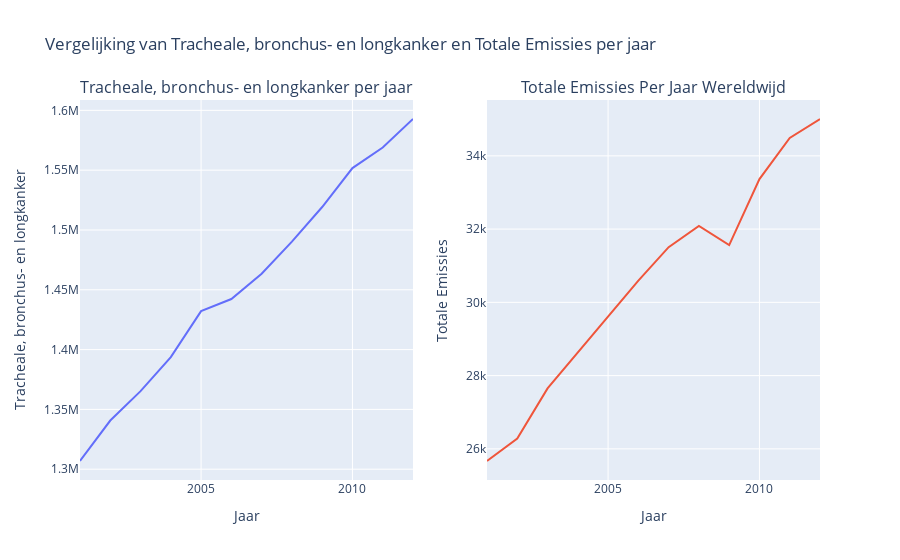

Notebook code cell kept with this figure:
### Markdown cell above
## Uitstoot en TBL-Kanker

In de periode van 2001 tot 2012 zijn de algehele emissies flink toegenomen, zoals te zien in onderstaande grafiek. Tegelijkertijd is het aantal TBL-kankerdoden in een zelfde soort stijgende lijn toegenomen. Dit zou kunnen duiden op een eventueel verband tussen uitstoot en TBL-kanker.

Wel moet genoteerd worden dat aangezien de wereld populatie toeneemt, het totale aantal emissies en TBL-kankerdoden waarschijnlijk ook zal stijgen. Daarom zal later in het datastory worden laten zien dat deze stijging ook hetzelfde is als we per capita gaan bekijken. Toch is het opvallend dat percentueel de stijging in totale aantallen ook hetzelfde lijkt. Zo zien we dat in de periode 2004-2008 er een stijging van het aantal TBL-doden was van ongeveer 115%. Voor het aantal emissies was deze stijging in dezelfde periode 114%. De stijgingen lijken dus parallel aan elkaar te lopen.

### Code cell
# importeer gecleande dataframes 
emissions_cancer_merged = pd.read_csv("csv/df/emissions_cancer_merged.csv")

# Creëer subplot 
fig = make_subplots(rows=1, cols=2, subplot_titles=('Tracheale, bronchus- en longkanker per jaar', 'Totale Emissies Per Jaar Wereldwijd'))

fig.add_trace(go.Scatter(x=emissions_cancer_merged['Year'], y=emissions_cancer_merged["Tracheal, bronchus, and lung cancer "],
                         mode='lines', name='Tracheale, bronchus- en longkanker'),
              row=1, col=1)

fig.add_trace(go.Scatter(x=emissions_cancer_merged['Year'], y=emissions_cancer_merged['Total'],
                         mode='lines', name='Totale Emissies'),
              row=1, col=2)

fig.update_layout(
    title_text='Vergelijking van Tracheale, bronchus- en longkanker en Totale Emissies per jaar',
    showlegend=False
)

fig.update_xaxes(title_text='Jaar', row=1, col=1)
fig.update_yaxes(title_text='Tracheale, bronchus- en longkanker', row=1, col=1)
fig.update_xaxes(title_text='Jaar', row=1, col=2)
fig.update_yaxes(title_text='Totale Emissies', row=1, col=2)

fig.show()

### Figure 1 — Plotly figure (JSON) as saved in the notebook; plotly's stock layout.template omitted (floating-point values rounded to 4 significant figures)
{"data": [{"mode": "lines", "name": "Tracheale, bronchus- en longkanker", "type": "scatter", "x": [2001, 2002, 2003, 2004, 2005, 2006, 2007, 2008, 2009, 2010, 2011, 2012], "xaxis": "x", "y": [1307000.0, 1341000.0, 1365000.0, 1394000.0, 1432000.0, 1442000.0, 1463000.0, 1490000.0, 1519000.0, 1552000.0, 1569000.0, 1593000.0], "yaxis": "y"}, {"mode": "lines", "name": "Totale Emissies", "type": "scatter", "x": [2001, 2002, 2003, 2004, 2005, 2006, 2007, 2008, 2009, 2010, 2011, 2012], "xaxis": "x2", "y": [25670.0, 26280.0, 27650.0, 28640.0, 29610.0, 30590.0, 31510.0, 32090.0, 31560.0, 33360.0, 34490.0, 35010.0], "yaxis": "y2"}], "layout": {"annotations": [{"font": {"size": 16}, "showarrow": false, "text": "Tracheale, bronchus- en longkanker per jaar", "x": 0.225, "xanchor": "center", "xref": "paper", "y": 1, "yanchor": "bottom", "yref": "paper"}, {"font": {"size": 16}, "showarrow": false, "text": "Totale Emissies Per Jaar Wereldwijd", "x": 0.775, "xanchor": "center", "xref": "paper", "y": 1, "yanchor": "bottom", "yref": "paper"}], "showlegend": false, "title": {"text": "Vergelijking van Tracheale, bronchus- en longkanker en Totale Emissies per jaar"}, "xaxis": {"anchor": "y", "domain": [0, 0.45], "title": {"text": "Jaar"}}, "xaxis2": {"anchor": "y2", "domain": [0.55, 1], "title": {"text": "Jaar"}}, "yaxis": {"anchor": "x", "domain": [0, 1], "title": {"text": "Tracheale, bronchus- en longkanker"}}, "yaxis2": {"anchor": "x2", "domain": [0, 1], "title": {"text": "Totale Emissies"}}}}
